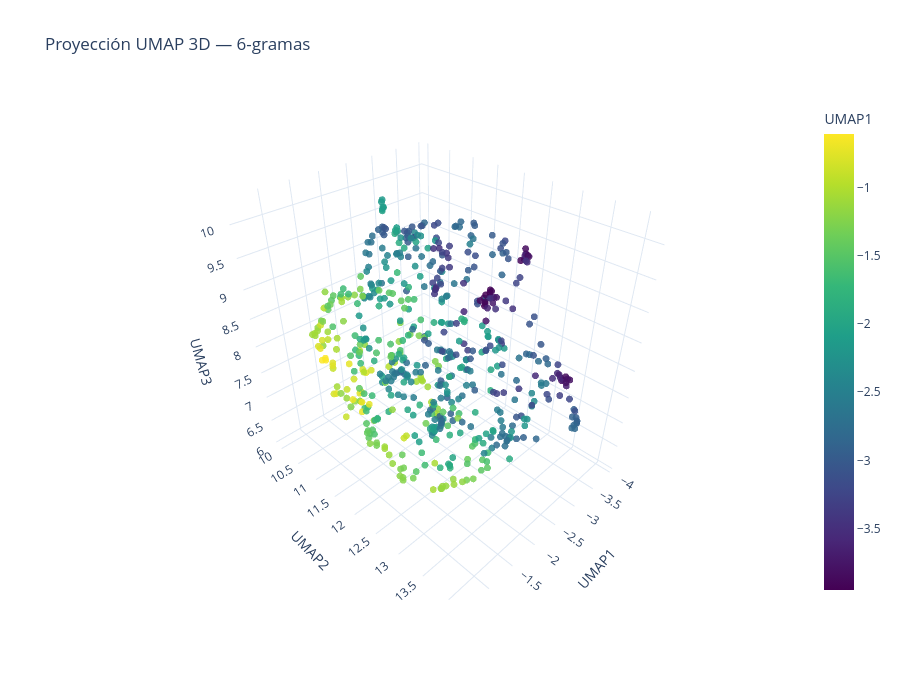

The code cell stored with this chart in its notebook:
### Markdown cell above
## 12. Proyección UMAP 3D (interactiva)

### Code cell
tokens_3d_6g, coords_3d_6g = proyectar_umap(embeddings_6g, n_componentes=3, n_vecinos=20, min_dist=0.05, max_tokens=600)
df_umap_6g_3d = pd.DataFrame({
    'token': tokens_3d_6g,
    'UMAP1': coords_3d_6g[:, 0],
    'UMAP2': coords_3d_6g[:, 1],
    'UMAP3': coords_3d_6g[:, 2],
    'frecuencia': [frec_6g[t] for t in tokens_3d_6g],
})
fig = px.scatter_3d(df_umap_6g_3d, x='UMAP1', y='UMAP2', z='UMAP3', color='UMAP1',
                    color_continuous_scale='Viridis',
                    hover_name='token', hover_data={'frecuencia': True, 'UMAP1': False, 'UMAP2': False, 'UMAP3': False},
                    title='Proyección UMAP 3D — 6-gramas')
fig.update_traces(marker=dict(size=4, opacity=0.85))
fig.update_layout(template='plotly_white', width=900, height=680,
                  paper_bgcolor='white',
                  scene=dict(bgcolor='white', xaxis_title='UMAP1', yaxis_title='UMAP2', zaxis_title='UMAP3'),
                  showlegend=False, coloraxis_colorbar=dict(title='UMAP1'))
fig.write_html(RUTA_IMG / 'umap3d_6g.html')
fig.show()

### Figure 1 — Plotly figure (JSON) as saved in the notebook; plotly's stock layout.template omitted (floating-point values rounded to 4 significant figures; data arrays with more than 128 entries replaced by an {"elided": "..."} marker saying what was removed)
{"data": [{"customdata": {"elided": "600x1 int values"}, "hovertemplate": "<b>%{hovertext}</b><br><br>frecuencia=%{customdata[0]}<extra></extra>", "hovertext": {"elided": "600 str values"}, "legendgroup": "", "marker": {"color": {"elided": "600 float values"}, "coloraxis": "coloraxis", "opacity": 0.85, "size": 4, "symbol": "circle"}, "mode": "markers", "name": "", "scene": "scene", "showlegend": false, "type": "scatter3d", "x": {"elided": "600 float values"}, "y": {"elided": "600 float values"}, "z": {"elided": "600 float values"}}], "layout": {"coloraxis": {"colorbar": {"title": {"text": "UMAP1"}}, "colorscale": [[0, "#440154"], [0.1111, "#482878"], [0.2222, "#3e4989"], [0.3333, "#31688e"], [0.4444, "#26828e"], [0.5556, "#1f9e89"], [0.6667, "#35b779"], [0.7778, "#6ece58"], [0.8889, "#b5de2b"], [1, "#fde725"]]}, "height": 680, "legend": {"tracegroupgap": 0}, "paper_bgcolor": "white", "scene": {"bgcolor": "white", "domain": {"x": [0, 1], "y": [0, 1]}, "xaxis": {"title": {"text": "UMAP1"}}, "yaxis": {"title": {"text": "UMAP2"}}, "zaxis": {"title": {"text": "UMAP3"}}}, "showlegend": false, "title": {"text": "Proyección UMAP 3D — 6-gramas"}, "width": 900}}
